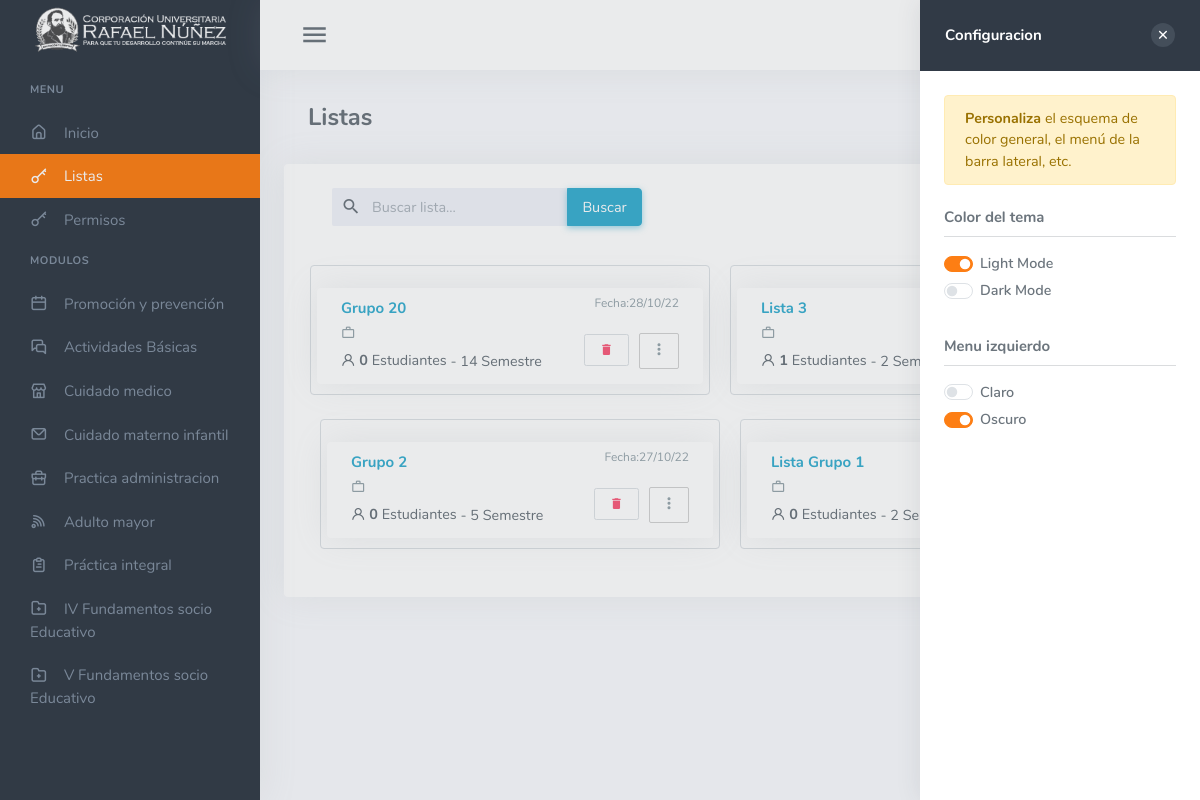
Page /pages/listas.php (signed in) on the earlier database version.
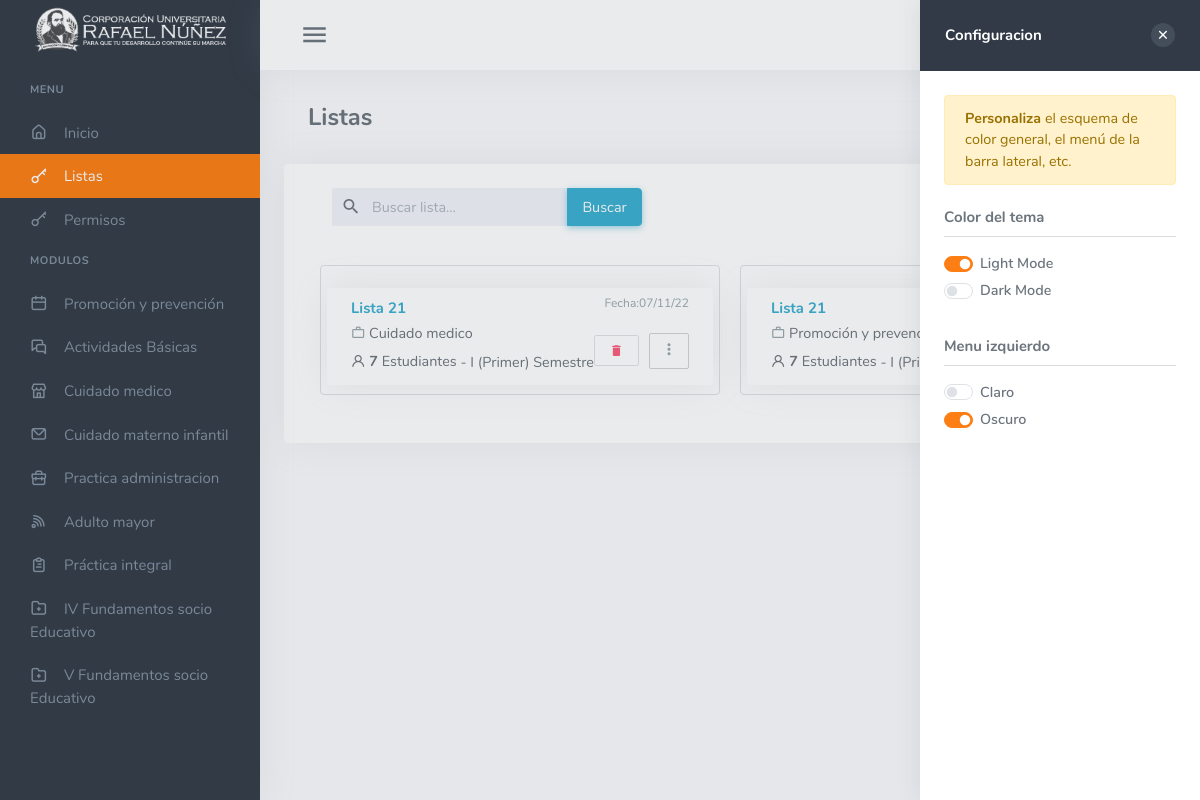
Same page on the later database version.
### tables this page shows
CREATE TABLE `listas` (
  `id` int(10) NOT NULL,
  `id_modulo` int(10) NOT NULL,
  `nombre` varchar(255) NOT NULL,
  `semestre` varchar(15) NOT NULL,
  `fecha` varchar(60) NOT NULL
);

CREATE TABLE `modulos` (
  `id` int(10) NOT NULL,
  `nombre` varchar(255) NOT NULL
);

### pages/config/sqllistas.php (called while the page is built)
<?php
$sqllistas = "SELECT * from listas ORDER BY id DESC ";
$sentencialistas = $mbd->prepare($sqllistas);
$sentencialistas->execute();
$filas2 = $sentencialistas->rowCount();
?>

### pages/listas.php (the view, shortened to what the rows shown need)
<?php
include_once('databases/connectToBD.php');
include('config/sqllistas.php');
?>
<!DOCTYPE html>
<html lang="es">
<head>
    <?php include "config/config-header.php" ?>
</head>
<body class="loading" data-layout-config='{"leftSideBarTheme":"dark","layoutBoxed":false, "leftSidebarCondensed":false, "leftSidebarScrollable":false,"darkMode":false, "showRightSidebarOnStart": true}'>
    <div class="wrapper">
        <div class="content-page">
            <div class="content container">
                <div class="contenedor ">
                    <div class="row">
                        <div class="col-12" id="app">
                            <div class="card ">
                                <div class="card-body ">
                                    <?php
                                    if (isset($_GET['lista'])) {
                                        include('config/estudiantes-list.php');
                                    } else {
                                    ?>
                                        <?php
                                        if ($filas2 < 1) {
                                        ?>
                                            <div class="col-12 d-flex flex-column align-items-center">
                                                <img src="../assets/images/layouts/not-found.png" draggable="false" width="300px" alt="No hay ningun registro!" style="opacity: .8;">
                                                <span class="h4">No se encontraron Listas</span>
                                            </div>
                                        <?php
                                        } else {
                                            $datos = $sentencialistas->fetchAll();
                                        ?>
                                            <div id="tabla-list" class=" flex-wrap d-flex justify-content-center align-items-center mt-3">
                                                <?php
                                                foreach ($datos as $dato) {
                                                ?>
                                                    <div class="tasks border p-1 ">
                                                        <div id="task-list-two" class="task-list-items">
                                                            <div class="card px-2 mb-0">
                                                                <div class="card-body p-1 px-2 ">
                                                                    <small class="float-end text-muted">Fecha:<?php echo $dato['fecha']; ?></small>
                                                                    <h5 class="mt-1 mb-1">
                                                                        <a href="listas?lista=<?php echo base64_encode(base64_encode($dato['id'])); ?>" class="text-info"><?php echo ucwords(strtolower($dato['nombre'])); ?></a>
                                                                    </h5>
                                                                    <div class="d-flex justify-content-between">
                                                                        <p class="mb-0">
                                                                            <span class="pe-2 text-nowrap mb-1 d-inline-block">
                                                                                <i class="mdi mdi-briefcase-outline text-muted"></i>
                                                                                <?php
                                                                                    $modulo = 'SELECT * from modulos WHERE id = ? ';
                                                                                    $nmodulo = $mbd->prepare($modulo);
                                                                                    $nmodulo->bindParam(1, $dato['id_modulo']);
                                                                                    $nmodulo->execute();
                                                                                    $nombre = $nmodulo->fetch();
                                                                                    echo $nombre['nombre'];
                                                                                    ?>
                                                                            </span>
                                                                            <br>
                                                                            <span class="text-nowrap mb-1 d-inline-block">
                                                                                <i class="uil uil-user"></i>
                                                                                <b>
                                                                                    <?php
                                                                                    $cantidad = 'SELECT * from estudiantes WHERE id_lista = ? ';
                                                                                    $sentenciacantidad = $mbd->prepare($cantidad);
                                                                                    $sentenciacantidad->bindParam(1, $dato['id']);
                                                                                    $sentenciacantidad->execute();
                                                                                    $filascantidad = $sentenciacantidad->rowCount();
                                                                                    echo $filascantidad;
                                                                                    ?>
                                                                                </b> Estudiantes
                                                                            </span>
                                                                            <span class="align-middle"> - <?php echo $dato['semestre']; ?> Semestre </span>
                                                                        </p>
                                                                        <div class="end d-flex align-items-center ">
                                                                            <a href="list=<?php echo base64_encode($dato['id']) ?>" id="button-delete-list" class="text-danger btn border eliminar-btn"><i class="mdi mdi-delete"></i></a>
                                                                            <div class="dropdown ">
                                                                                <a href="#" class="dropdown-toggle text-muted arrow-none" data-bs-toggle="dropdown" aria-expanded="false" style=" margin-left:10px !important;  padding:7px 5px ; border: 1px solid lightgrey">
                                                                                    <i class="mdi mdi-dots-vertical font-18"></i>
                                                                                </a>
                                                                            </div>
                                                                        </div>
                                                                    </div>
                                                                </div>
                                                            </div>
                                                        </div>
                                                    </div>
                                                <?php
                                                } ?>
                                            </div>
                                        <?php
                                        }
                                        ?>
                                </div>
                            <?php
                                    }
                            ?>
                            </div>
                        </div>
                    </div>
                </div>
            </div>
        </div>
    </div>
</body>

Differences in the rows shown:
removed listas: fecha "28/10/22", nombre "Grupo 20", filascantidad "0", semestre "14"
removed listas: nombre "Lista 3", filascantidad "1", semestre "2"
removed listas: fecha "27/10/22", nombre "Grupo 2", filascantidad "0", semestre "5"
removed listas: nombre "Lista Grupo 1", filascantidad "0", semestre "2"
added listas: fecha "07/11/22", nombre "Lista 21", id_modulo.nombre "Cuidado medico", filascantidad "7", semestre "I (Primer)"
added listas: nombre "Lista 21", id_modulo.nombre "Promoción y prevención", filascantidad "7", semestre "I…"
